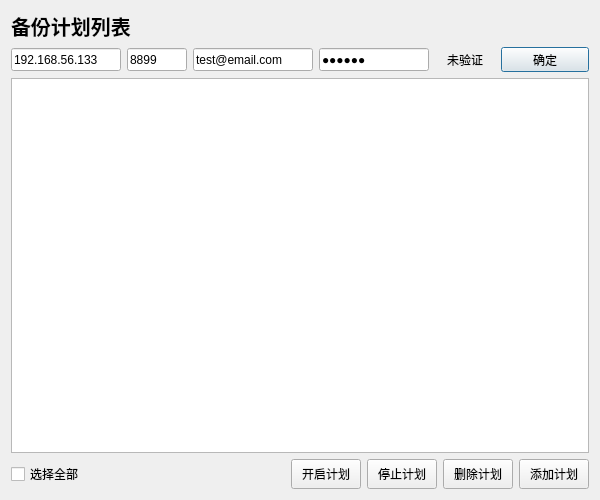
<?xml version="1.0" encoding="UTF-8"?>
<ui version="4.0">
 <class>PlaneList</class>
 <widget class="QDialog" name="PlaneList">
  <property name="geometry">
   <rect>
    <x>0</x>
    <y>0</y>
    <width>600</width>
    <height>500</height>
   </rect>
  </property>
  <property name="minimumSize">
   <size>
    <width>600</width>
    <height>500</height>
   </size>
  </property>
  <property name="maximumSize">
   <size>
    <width>600</width>
    <height>500</height>
   </size>
  </property>
  <property name="windowTitle">
   <string>Dialog</string>
  </property>
  <layout class="QVBoxLayout" name="verticalLayout">
   <item>
    <widget class="QLabel" name="PlaneTip">
     <property name="font">
      <font>
       <pointsize>15</pointsize>
       <bold>true</bold>
      </font>
     </property>
     <property name="text">
      <string>备份计划列表</string>
     </property>
    </widget>
   </item>
   <item>
    <layout class="QHBoxLayout" name="AddressLayout">
     <item>
      <widget class="QLineEdit" name="NetAddr">
       <property name="minimumSize">
        <size>
         <width>110</width>
         <height>23</height>
        </size>
       </property>
       <property name="maximumSize">
        <size>
         <width>110</width>
         <height>23</height>
        </size>
       </property>
       <property name="text">
        <string>192.168.56.133</string>
       </property>
       <property name="placeholderText">
        <string>备份库IP地址</string>
       </property>
      </widget>
     </item>
     <item>
      <widget class="QLineEdit" name="NetPort">
       <property name="minimumSize">
        <size>
         <width>60</width>
         <height>23</height>
        </size>
       </property>
       <property name="maximumSize">
        <size>
         <width>60</width>
         <height>23</height>
        </size>
       </property>
       <property name="text">
        <string>8899</string>
       </property>
       <property name="placeholderText">
        <string>端口号</string>
       </property>
      </widget>
     </item>
     <item>
      <widget class="QLineEdit" name="userName">
       <property name="minimumSize">
        <size>
         <width>120</width>
         <height>23</height>
        </size>
       </property>
       <property name="maximumSize">
        <size>
         <width>120</width>
         <height>23</height>
        </size>
       </property>
       <property name="text">
        <string>test@email.com</string>
       </property>
       <property name="placeholderText">
        <string>用户名</string>
       </property>
      </widget>
     </item>
     <item>
      <widget class="QLineEdit" name="userPasswd">
       <property name="minimumSize">
        <size>
         <width>110</width>
         <height>23</height>
        </size>
       </property>
       <property name="maximumSize">
        <size>
         <width>110</width>
         <height>23</height>
        </size>
       </property>
       <property name="text">
        <string>123456</string>
       </property>
       <property name="echoMode">
        <enum>QLineEdit::EchoMode::Password</enum>
       </property>
       <property name="placeholderText">
        <string>用户口令</string>
       </property>
      </widget>
     </item>
     <item>
      <widget class="QLabel" name="checkState">
       <property name="minimumSize">
        <size>
         <width>60</width>
         <height>0</height>
        </size>
       </property>
       <property name="maximumSize">
        <size>
         <width>60</width>
         <height>16777215</height>
        </size>
       </property>
       <property name="text">
        <string>未验证</string>
       </property>
       <property name="alignment">
        <set>Qt::AlignmentFlag::AlignCenter</set>
       </property>
      </widget>
     </item>
     <item>
      <widget class="QPushButton" name="NetEnter">
       <property name="minimumSize">
        <size>
         <width>0</width>
         <height>25</height>
        </size>
       </property>
       <property name="maximumSize">
        <size>
         <width>16777215</width>
         <height>25</height>
        </size>
       </property>
       <property name="text">
        <string>确定</string>
       </property>
      </widget>
     </item>
    </layout>
   </item>
   <item>
    <widget class="QListWidget" name="List"/>
   </item>
   <item>
    <layout class="QHBoxLayout" name="ToolLayout">
     <item>
      <widget class="QCheckBox" name="checkBox">
       <property name="minimumSize">
        <size>
         <width>70</width>
         <height>30</height>
        </size>
       </property>
       <property name="maximumSize">
        <size>
         <width>70</width>
         <height>30</height>
        </size>
       </property>
       <property name="text">
        <string>选择全部</string>
       </property>
      </widget>
     </item>
     <item>
      <spacer name="ToolSpacer">
       <property name="orientation">
        <enum>Qt::Orientation::Horizontal</enum>
       </property>
       <property name="sizeHint" stdset="0">
        <size>
         <width>40</width>
         <height>20</height>
        </size>
       </property>
      </spacer>
     </item>
     <item>
      <widget class="QPushButton" name="PlaneStart">
       <property name="minimumSize">
        <size>
         <width>70</width>
         <height>30</height>
        </size>
       </property>
       <property name="maximumSize">
        <size>
         <width>70</width>
         <height>30</height>
        </size>
       </property>
       <property name="text">
        <string>开启计划</string>
       </property>
      </widget>
     </item>
     <item>
      <widget class="QPushButton" name="PlaneStop">
       <property name="minimumSize">
        <size>
         <width>70</width>
         <height>30</height>
        </size>
       </property>
       <property name="maximumSize">
        <size>
         <width>70</width>
         <height>30</height>
        </size>
       </property>
       <property name="text">
        <string>停止计划</string>
       </property>
      </widget>
     </item>
     <item>
      <widget class="QPushButton" name="PlaneDelete">
       <property name="minimumSize">
        <size>
         <width>70</width>
         <height>30</height>
        </size>
       </property>
       <property name="maximumSize">
        <size>
         <width>70</width>
         <height>30</height>
        </size>
       </property>
       <property name="text">
        <string>删除计划</string>
       </property>
      </widget>
     </item>
     <item>
      <widget class="QPushButton" name="PlaneAppend">
       <property name="minimumSize">
        <size>
         <width>70</width>
         <height>30</height>
        </size>
       </property>
       <property name="maximumSize">
        <size>
         <width>70</width>
         <height>30</height>
        </size>
       </property>
       <property name="text">
        <string>添加计划</string>
       </property>
      </widget>
     </item>
    </layout>
   </item>
  </layout>
 </widget>
 <resources/>
 <connections/>
</ui>
